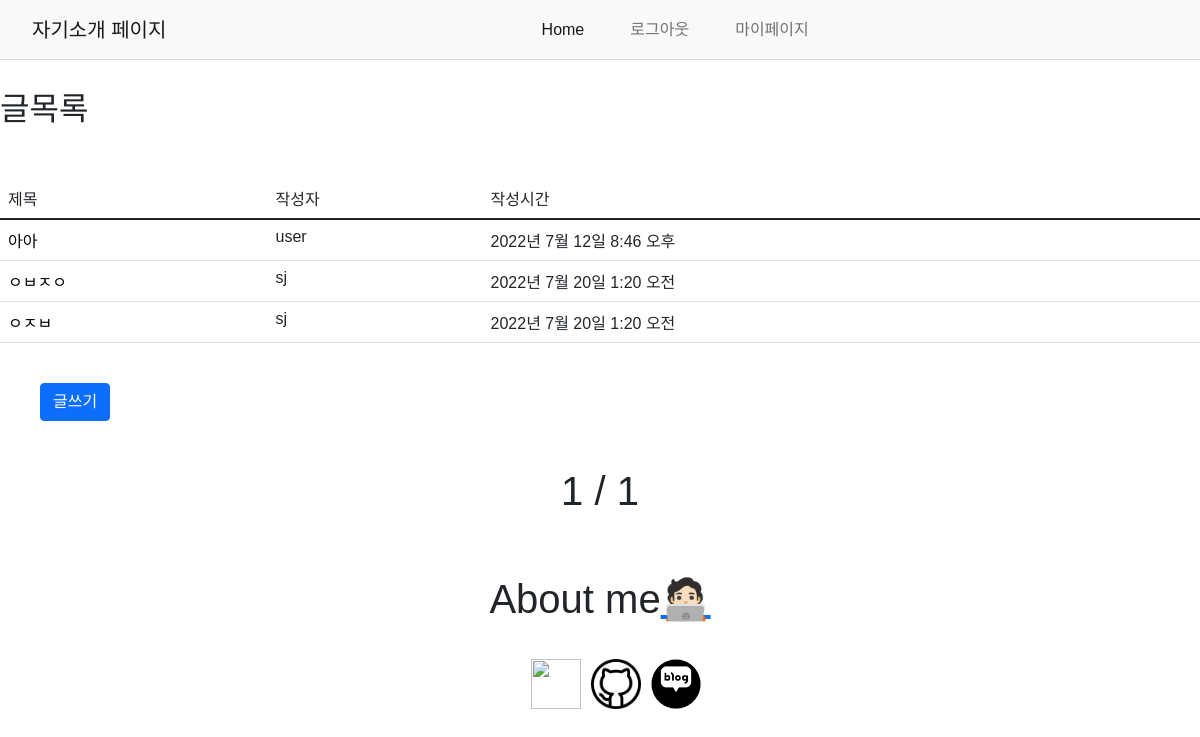
/ (signed in), run on an earlier commit of the app's database.
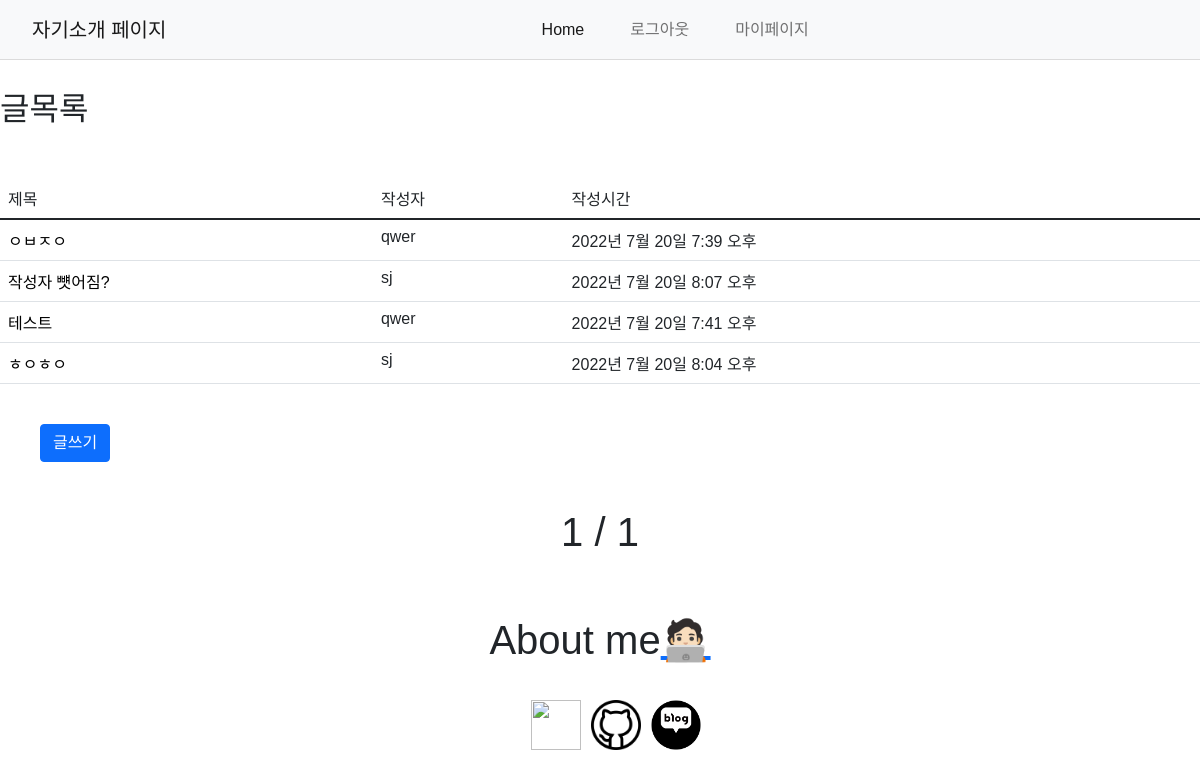
And on a later commit of the database.
### main/models.py (models this page shows, shortened)
class Post(models.Model):
    id = models.AutoField(primary_key=True)
    title = models.CharField(max_length=200)
    writer = models.ForeignKey(User, on_delete=models.CASCADE)
    pub_date = models.DateTimeField()
    body = models.TextField()
    image = models.ImageField(upload_to="post/", blank=True, null=True)

### main/views.py (the view)
# urls.py: path('', showmain, name="showmain"),
def showmain(request):
    posts = Post.objects.all()
    paginator = Paginator(posts,5) # 객체들의 목록을 끊어줄거다, 몇개까지
    pagnum = request.GET.get('page') # 페이지에 해당하는 밸류의 키값을 반환하기 위해서 GET 요청을 함
    posts = paginator.get_page(pagnum) # 페이지네이터에서 짜른 객체가 posts에 요청이 갈꺼고, 담길것임
    return render(request, 'main/mainpage.html', {'posts': posts})

### main/templates/main/mainpage.html (shortened to what this page needs)
{% extends 'base.html' %}
{% load static %}
{% block content %}
<body>
{% if user.is_authenticated %}
    <main>
        <h2>글목록</h2>
        <table class="table">
            <thead>
                <td>제목</td>
                <td>작성자</td>
                <td>작성시간</td>
            </thead>
            {% for post in posts %}
            <tr>
                <td><a href="{% url 'main:detail' post.id %}" style="text-decoration:none; color:black">{{post.title}}</a></td>
                <td>{{post.writer}}</td>
                <td>{{post.pub_date}}</td>
            </tr>
            {% endfor %}
        </table>
        <div class="post-title">
            <a id="post-title" href="{% url 'main:new' %}" style="text-decoration:none; color:white" class="btn btn-primary">글쓰기</a>
        </div>
        {% endif %}
    </main>
    <article>
        <span> {{ posts.number }} </span>
        <span> / </span>
        <span> {{ posts.paginator.num_pages }} </span><br>
        <br><br>
        <span>About me<a class="num" href="{% url 'main:intro' %}">🧑🏻‍💻</a></span>
    </article>
    <div class="icon">
        <ul class="gnb01 clearfixed">
            <li><a href="https://www.instagram.com/charm_0ne/"><img class="insta" width="50px" height="50px" src="{% static 'images/insta.jpeg' %}"></a></li>
            <li><a href="https://github.com/SeongJoon-K"><img class="insta" width="50px" height="50px"  src="{% static 'images/githu.png' %}"></a></li>
            <li><a href="https://blog.naver.com/jobcho6320"><img class="insta" width="50px" height="50px"  src="{% static 'images/blog.png' %}"></a></li>
        </ul>
    </div>
</body>
{% endblock %}

What changed in the data, as far as the page shows it:
removed Post: title "아아", writer "user", pub_date "2022년 7월 12일 8:46 오후"
changed Post "ㅇㅂㅈㅇ": writer "sj" → "qwer"; pub_date "2022년 7월 20일 1:20 오전" → "2022년 7월 20일 7:39 오후"
changed Post: title "ㅇㅈㅂ" → "작성자 뻇어짐?"; pub_date "2022년 7월 20일 1:20 오전" → "2022년 7월 20일 8:07 오후"
added Post: title "테스트", writer "qwer", pub_date "2022년 7월 20일 7:41 오후"
added Post: title "ㅎㅇㅎㅇ", writer "sj", pub_date "2022년 7월 20일 8:04 오후"
